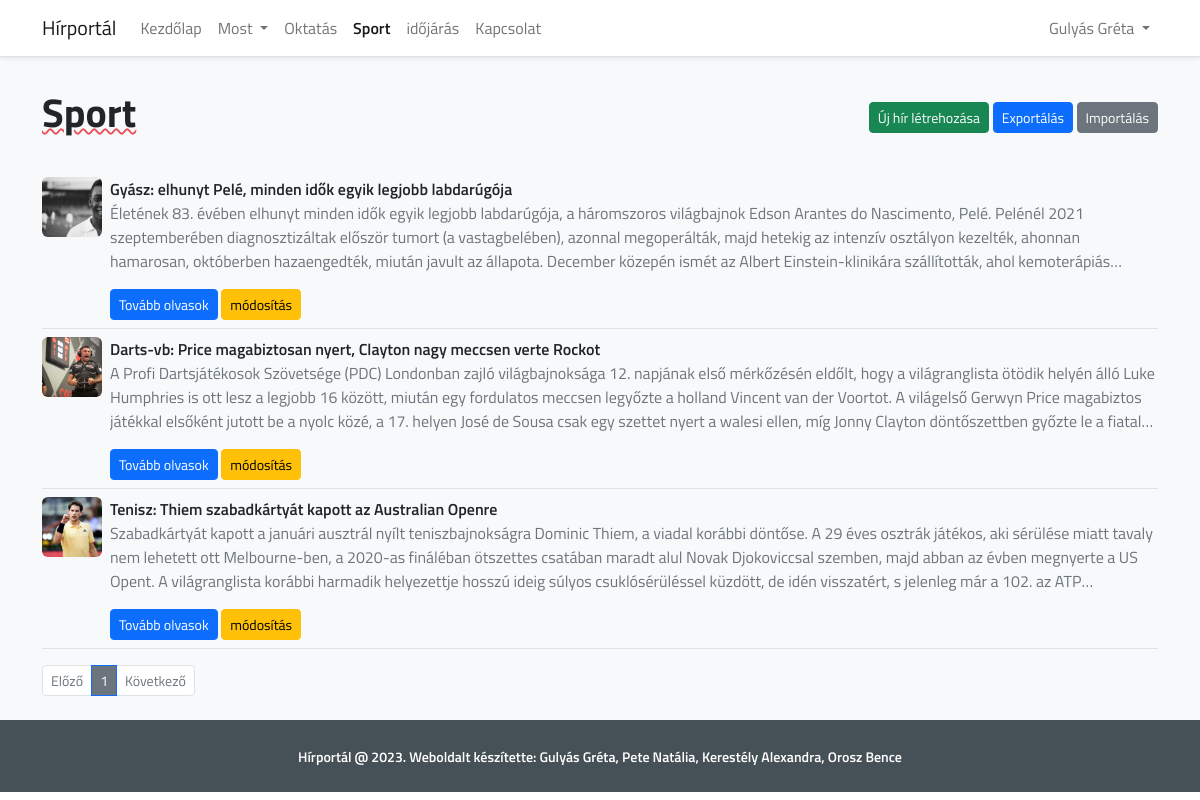
Screenshot of /sport (signed in) with the database file from the repository.
### tables this page shows
CREATE TABLE `news` (
  `id` int(11) NOT NULL,
  `title` varchar(255) NOT NULL,
  `type` int(11) NOT NULL,
  `description` text NOT NULL,
  `image` varchar(255) NOT NULL,
  `created_at` datetime NOT NULL
);

### index.php (called while the page is built, shortened)
<?php
require_once('Route.php');
$route = new Route();
$route->add("/", "home.php",'Kezdőlap');
$route->add("/most/belfold", "belfold.php",'Belföld');
$route->add("/most/kulfold", "kulfold.php",'Külföld');
$route->add("/oktatas", "oktatas.php",'Oktatás');
$route->add("/sport", "sport.php",'Sport');

### libs/User.php (called while the page is built, shortened)
<?php
require_once ('Role.php');
class User
{
    public static function me(){
        if(self::isLogged()){
            return $_SESSION['user_data'];
        }
        return null;
    }
    public static function isLogged(){
        if(isset($_SESSION["logged_in"]) && $_SESSION["logged_in"] === true){
            return true;
        }
        return false;
    }
    public static function can($permission){
        $user_role = self::me()['role_id'];
        foreach (Role::getRolePermission($user_role)['permissions'] as $item){
            if($permission == $item)
                return true;
        }
        return false;
    }
}

### libs/Role.php (called while the page is built)
<?php
class Role
{
    public static function getRolePermission($id){
        $sql = "SELECT
                    p.name
                FROM roles AS r
                INNER JOIN role_permissions AS rp
                ON r.id = rp.role_id
                INNER JOIN permissions AS p
                ON rp.permission_id = p.id WHERE r.id = ?";
        if($stmt = mysqli_prepare($GLOBALS['connection'], $sql)){
            mysqli_stmt_bind_param($stmt, "i", $id);
            if(mysqli_stmt_execute($stmt)){
                $array['role_id'] = $id;
                $array['permissions'] = [];
                mysqli_stmt_store_result($stmt);
                mysqli_stmt_bind_result($stmt, $permission);
                while (mysqli_stmt_fetch($stmt)) {
                    array_push($array['permissions'],$permission);
                }
                return $array;
            }
            else return null;
        }
        return null;
    }
}

### libs/News.php (called while the page is built, shortened)
<?php
class News
{
    public static $table = "news";
    public static function getNewsWithPaginate($items_per_page,$page,$type){
        if($page > 0 && $page <= News::paginateNumberOfPage($items_per_page,$type)){
            $page_first_result = ($page-1) * $items_per_page;
            if($type == -1){
                $sql = "SELECT * FROM ".News::$table." LIMIT " . $page_first_result . "," . $items_per_page;
            }
            else{
                $sql = "SELECT * FROM ".News::$table." WHERE type=".$type." LIMIT " . $page_first_result . "," . $items_per_page;
            }
            if($stmt = mysqli_prepare($GLOBALS['connection'], $sql)){
                if(mysqli_stmt_execute($stmt)){
                    $array = [];
                    mysqli_stmt_store_result($stmt);
                    mysqli_stmt_bind_result($stmt, $id, $title, $type, $description, $image,$created_at);
                    while (mysqli_stmt_fetch($stmt)) {
                        $data = [];
                        $data['id'] = $id;
                        $data['title'] = $title;
                        $data['description'] = $description;
                        $data['type'] = $type;
                        $data['image'] = $image;
                        $data['created_at'] = $created_at;
                        array_push($array,$data);
                    }
                    return $array;
                }
                else return null;
            }
            else return null;
        }
        else return null;
    }
    public static function paginateNumberOfPage($items_per_page,$type){
        if($type == -1){
            $query = "SELECT * FROM ".News::$table;
        }
        else{
            $query = "SELECT * FROM ".News::$table." WHERE type=".$type;
        }
        $result = mysqli_query($GLOBALS['connection'], $query);
        $number_of_result = mysqli_num_rows($result);
        return ceil ($number_of_result / $items_per_page);
    }
}

### pages/sport.php (the view, shortened to what this page needs)
<?php
require_once ('libs/News.php');
$current_page = 1;
$items_per_page = 5;
$type = 4;
$items = News::getNewsWithPaginate($items_per_page,$current_page,$type);
?>
<div class="container py-2">
    <div class="d-flex flex-nowrap justify-content-between align-items-center py-4">
        <h1 class="fw-bold">Sport</h1>
        <?php if(User::isLogged() && User::can('Hírek szerkesztése')):?>
        <div class="actions">
            <a class="btn btn-success btn-sm" href="<?php echo Route::getRoute('/news/create')?>">Új hír létrehozása</a>
            <form class="form-horizontal d-inline-block" action="<?php echo BASE_URL.'/CsvFunctions.php'?>" method="post" name="upload_excel"
                  enctype="multipart/form-data">
                <div class="form-group">
                    <div class="col-md-4 col-md-offset-4">
                        <input type="submit" name="export" class="btn btn-primary btn-sm" value="Exportálás"/>
                    </div>
                </div>
            </form>
            <button type="button" class="btn btn-sm btn-secondary" data-bs-toggle="modal" data-bs-target="#import-csv">
                Importálás
            </button>
        </div>
        <?php endif; ?>
    </div>
    <div class="product-content">
        <div class="row">
            <div class="col-12">
                <div class="row">
                    <?php if(!empty($items)): ?>
                        <?php foreach ($items as $item): ?>
                            <div class="col-12">
                                <div class="product-item border-bottom py-2 d-flex flex-row justify-content-between">
                                    <div class="item-description d-flex flex-row flex-nowrap">
                                        <div class="rounded me-2"
                                            style="background: url(<?php echo './public/images/news/'.$item['image']?>);
                                                    background-size: cover;
                                                    min-width: 60px!important;
                                                    height: 60px;"
                                        ></div>
                                        <div class="">
                                            <p class="fw-semibold mb-0"><?php echo $item['title']?></p>
                                            <p class="text-muted news-description"><?php echo $item['description']?></p>
                                            <a class="btn btn-primary btn-sm" href="<?php echo Route::getRoute('/news/'.$item['id'].'/show')?>">Tovább olvasok</a>
                                            <?php if(User::isLogged() && User::can('Hírek szerkesztése')):?>
                                                <a class="btn btn-warning btn-sm" href="<?php echo Route::getRoute('/news/'.$item['id'].'/update')?>">módosítás</a>
                                            <?php endif;?>
                                        </div>
                                    </div>
                                </div>
                            </div>
                        <?php endforeach;
                    else: ?>
                        <div>Nem található hír.</div>
                    <?php endif;?>
                </div>
                <div class="tab-content mt-3" id="myTabContent">
                    <div class="tab-pane show active" id="home" role="tabpanel" aria-labelledby="home-tab">
                        <nav aria-label="Lapozás">
                            <ul class="pagination pagination-sm">
                                <?php
                                $param['type'] = ($type != -1) ? '&type='.$type : '';
                                ?>
                                <li class="page-item <?php if($current_page == 1) echo 'disabled'?>">
                                    <a class="page-link text-secondary" href="<?php echo Route::getRoute('/news').'?page='.($current_page-1).$param['type']?>">Előző</a>
                                </li>
                                <?php for($page = 1; $page <= News::paginateNumberOfPage($items_per_page,$type); $page++): ?>
                                    <?php
                                    $param['page'] = 'page='.$page;
                                    ?>
                                    <li class="page-item <?php if($page == $current_page) echo 'active'?>">
                                        <a class="page-link <?php echo ($page == $current_page) ? 'bg-secondary text-white' : 'text-secondary' ?>" href="<?php echo Route::getRoute('/news').'?'.$param['page'].$param['type']?>"><?php echo $page ?></a>
                                    </li>
                                <?php endfor; ?>
                                <li class="page-item <?php if($current_page >= News::paginateNumberOfPage($items_per_page,$type)) echo 'disabled'?>">
                                    <a class="page-link text-secondary" href="<?php echo Route::getRoute('/news').'?page='.($current_page+1).$param['type']?>" tabindex="-1" aria-disabled="true">Következő</a>
                                </li>
                            </ul>
                        </nav>
                    </div>
                </div>
            </div>
        </div>
    </div>
</div>

### pages/layouts/app.php (shortened to what this page needs)
<?php
    require PATH . '/libs/User.php';
    $links = [
        [
            'link' => '/',
            'type' => 'simple',
            'name' => 'Kezdőlap'
        ],
        [
            'link' => '/most',
            'type' => 'submenu',
            'name' => 'Most',
            'items' => [
                [
                    'link' => '/most/belfold',
                    'name' => 'Belföld'
                ],
                [
                    'link' => '/most/kulfold',
                    'name' => 'Külföld'
                ],
            ]
        ],
        [
            'link' => '/oktatas',
            'type' => 'simple',
            'name' => 'Oktatás'
        ],
        [
            'link' => '/sport',
            'type' => 'simple',
            'name' => 'Sport'
        ],
        [
            'link' => '/idojaras',
            'type' => 'simple',
            'name' => 'időjárás'
        ],
        [
            'link' => '/kapcsolat',
            'type' => 'simple',
            'name' => 'Kapcsolat'
        ],
    ];
?>
<!DOCTYPE html>
<html lang="en">
<head>
    <link href="https://cdnjs.cloudflare.com/ajax/libs/font-awesome/4.4.0/css/font-awesome.min.css" rel='stylesheet' type='text/css'>
    <link href="https://cdn.jsdelivr.net/npm/bootstrap@5.2.0-beta1/dist/css/bootstrap.min.css" rel="stylesheet">
    <link rel="stylesheet" href="<?php echo BASE_URL.'/public/css/app.css'?>">
    <link rel="stylesheet" href="https://cdnjs.cloudflare.com/ajax/libs/font-awesome/6.1.1/css/all.min.css">
</head>
<body id="app-layout">
    <nav class="navbar navbar-expand-lg bg-white border-bottom shadow-sm">
        <div class="container">
            <a class="navbar-brand" href="<?php echo BASE_URL?>">
                <?php echo APP_NAME ?>
            </a>
            <div class="collapse navbar-collapse" id="navbarSupportedContent">
                <ul class="main-nav navbar-nav me-auto mb-2 mb-lg-0">
                    <?php foreach ($links as $item): ?>
                        <?php if($item['type'] == 'simple'):?>
                            <li class="nav-item">
                                <a class="nav-link <?php ob_start(); echo (Route::currentRoute() == Route::getRoute($item['link'])) ? 'active' : ''?>" href="<?php echo Route::getRoute($item['link'])?>"><?php echo $item['name']?></a>
                            </li>
                        <?php else:?>
                            <li class="nav-item dropdown">
                                <a class="nav-link dropdown-toggle" href="#" id="navbarDropdown" role="button" data-bs-toggle="dropdown" aria-expanded="false">
                                    <?php echo $item['name']?>
                                </a>
                            </li>
                        <?php endif;?>
                    <?php endforeach;?>
                </ul>
                <ul class="navbar-nav ms-auto">
                    <?php if(User::isLogged()): ?>
                        <li class="nav-item dropdown">
                            <a class="nav-link dropdown-toggle" href="#" id="navbarDropdown" role="button" data-bs-toggle="dropdown" aria-expanded="false">
                                <?php echo User::me()['first_name'] .' '. User::me()['last_name']?>
                            </a>
                        </li>
                    <?php endif; ?>
                </ul>
            </div>
        </div>
    </nav>
    <main class="bg-light">
        <?php include($childView); ?>
    </main>
    <footer class="py-4">
        <div class="container">
            <p class="text-center m-0">
                <small class="text-white fw-semibold">Hírportál @ <?php echo date("Y"); ?>. Weboldalt készítette: Gulyás Gréta, Pete Natália, Kerestély Alexandra, Orosz Bence</small>
            </p>
        </div>
    </footer>
</body>
</html>

### public/css/app.css (style rules this page uses)
.news-description { display: -webkit-box; -webkit-line-clamp: 3; -webkit-box-orient: vertical; overflow: hidden; text-overflow: ellipsis; }
.main-nav .nav-item .nav-link.active { font-weight: 600; }
footer { background-color: #465157!important; }
h1 { text-decoration: #e8505b; text-decoration-style: wavy; text-decoration-line: underline; text-decoration-thickness: 2px; }

### pages/layouts/app.php (style rules this page uses)
body { font-family: 'Titillium Web'; }

### rows the page displays
news: image (picture), title "Gyász: elhunyt Pelé, minden idők egyik legjobb labdarúgója", description "Életének 83. évében elhunyt minden idők egyik legjobb labdarúgója, a háromszoros világbajnok Edson Arantes do Nascimento, Pelé. Pelénél 2021 szeptemberében diagnosztizáltak először tumort (a vastagbelében), azonnal megoperálták, majd hetekig az intenzív osztályon kezelték, ahonnan hamarosan, októberben hazaengedték, miután javult az állapota. December közepén ismét az Albert Einstein-klinikára szállították, ahol…"
news: image (picture), title "Darts-vb: Price magabiztosan nyert, Clayton nagy meccsen verte Rockot", description "A Profi Dartsjátékosok Szövetsége (PDC) Londonban zajló világbajnoksága 12. napjának első mérkőzésén eldőlt, hogy a világranglista ötödik helyén álló Luke Humphries is ott lesz a legjobb 16 között, miután egy fordulatos meccsen legyőzte a holland Vincent van der Voortot. A világelső Gerwyn Price magabiztos játékkal elsőként jutott be a nyolc közé, a 17. helyen José de Sousa csak egy szettet nyert a walesi ellen, míg Jonny Clayton döntőszettben győzte le a…"
news: image (picture), title "Tenisz: Thiem szabadkártyát kapott az Australian Openre", description "Szabadkártyát kapott a januári ausztrál nyílt teniszbajnokságra Dominic Thiem, a viadal korábbi döntőse. A 29 éves osztrák játékos, aki sérülése miatt tavaly nem lehetett ott Melbourne-ben, a 2020-as fináléban ötszettes csatában maradt alul Novak Djokoviccsal szemben, majd abban az évben megnyerte a US Opent. A világranglista korábbi harmadik helyezettje hosszú ideig súlyos csuklósérüléssel küzdött, de idén visszatért, s jelenleg már a 102. az…"

### other values shown
APP_NAME "Hírportál"
$item['name'] "Kezdőlap"
$item['name'] "Most"
$item['name'] "Oktatás"
$item['name'] "Sport"
$item['name'] "időjárás"
$item['name'] "Kapcsolat"
